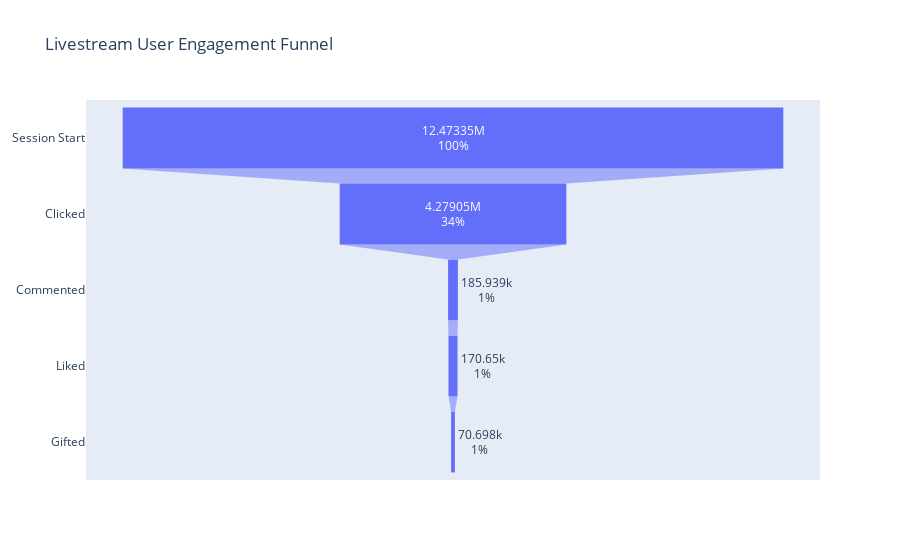

Notebook code for this chart:
### Code cell
import plotly.graph_objects as go

def plot_funnel_chart(metrics_df):
    fig = go.Figure(go.Funnel(
        y=metrics_df['stage'],
        x=metrics_df['sessions'],
        textinfo='value+percent initial'))
    fig.update_layout(title='Livestream User Engagement Funnel')
    fig.show()

# 5. Plot funnel (optional)
plot_funnel_chart(funnel_df)

### Figure 1 — Plotly figure (JSON) as saved in the notebook; plotly's stock layout.template omitted (floating-point values rounded to 4 significant figures)
{"data": [{"textinfo": "value+percent initial", "type": "funnel", "x": [12473348, 4279050, 185939, 170650, 70698], "y": ["Session Start", "Clicked", "Commented", "Liked", "Gifted"]}], "layout": {"title": {"text": "Livestream User Engagement Funnel"}}}
